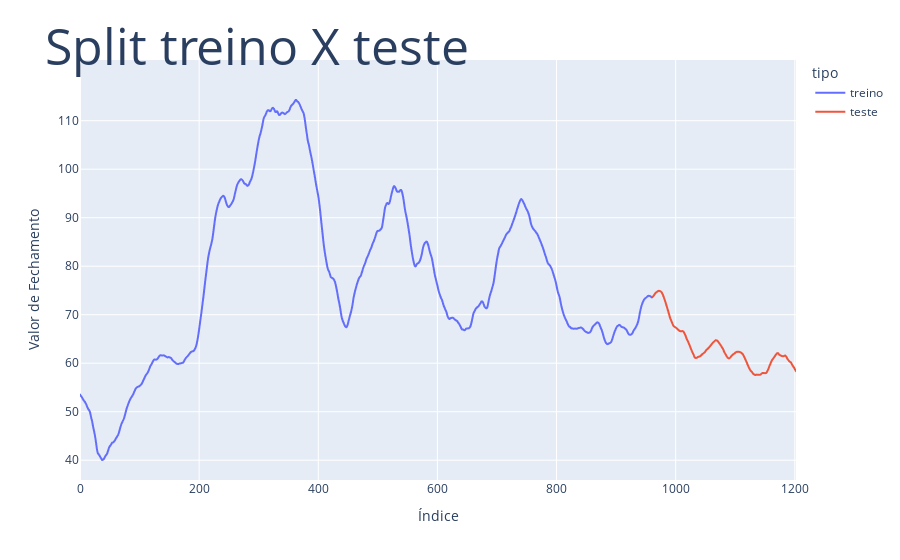

The code cell stored with this chart in its notebook:
### Code cell
dtr_plot = pd.DataFrame({'tomorrow':y_train})
dte_plot = pd.DataFrame({'tomorrow':y_test})
dtr_plot['tipo'] = 'treino'
dte_plot['tipo'] = 'teste'

# Adicionar índices sequenciais
dtr_plot['index'] = range(len(dtr_plot))
dte_plot['index'] = range(len(dtr_plot), len(dtr_plot) + len(dte_plot))

# Concatenar os DataFrames
dados_concat = pd.concat([dtr_plot, dte_plot])

# Criar o gráfico
fig = px.line(dados_concat, x='index', y='tomorrow', color='tipo')

# Atualizar o layout do gráfico
fig.update_layout(
    title=dict(text="Split treino X teste", font=dict(size=50), automargin=True, yref='paper'),
    xaxis_title='Índice',
    yaxis_title='Valor de Fechamento'
)

# Exibir o gráfico
fig.show()

### Figure 1 — Plotly figure (JSON) as saved in the notebook; plotly's stock layout.template omitted (floating-point values rounded to 4 significant figures; data arrays with more than 128 entries replaced by an {"elided": "..."} marker saying what was removed)
{"data": [{"hovertemplate": "tipo=treino<br>index=%{x}<br>tomorrow=%{y}<extra></extra>", "legendgroup": "treino", "line": {"color": "#636efa", "dash": "solid"}, "marker": {"symbol": "circle"}, "mode": "lines", "name": "treino", "showlegend": true, "type": "scattergl", "x": {"elided": "962 int values"}, "xaxis": "x", "y": {"elided": "962 float values"}, "yaxis": "y"}, {"hovertemplate": "tipo=teste<br>index=%{x}<br>tomorrow=%{y}<extra></extra>", "legendgroup": "teste", "line": {"color": "#EF553B", "dash": "solid"}, "marker": {"symbol": "circle"}, "mode": "lines", "name": "teste", "showlegend": true, "type": "scattergl", "x": {"elided": "241 int values"}, "xaxis": "x", "y": {"elided": "241 float values"}, "yaxis": "y"}], "layout": {"legend": {"title": {"text": "tipo"}, "tracegroupgap": 0}, "margin": {"t": 60}, "title": {"automargin": true, "font": {"size": 50}, "text": "Split treino X teste", "yref": "paper"}, "xaxis": {"anchor": "y", "domain": [0, 1], "title": {"text": "Índice"}}, "yaxis": {"anchor": "x", "domain": [0, 1], "title": {"text": "Valor de Fechamento"}}}}
